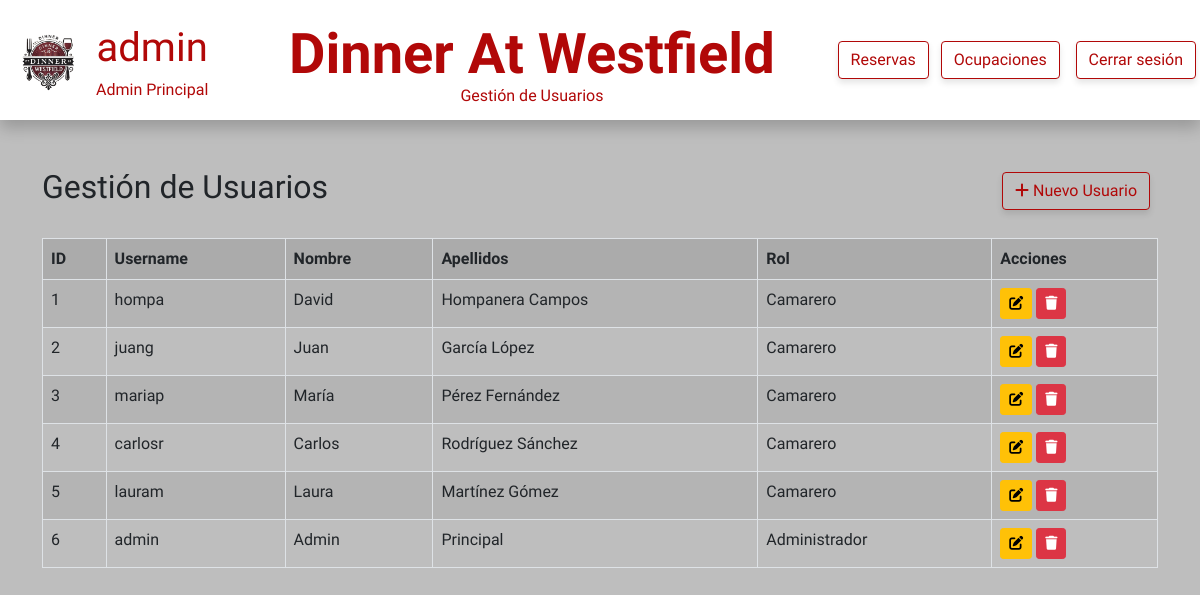
Page /view/gestionUsuarios.php (signed in) on the committed database.
### tables this page shows
CREATE TABLE tbl_usuario (
    id_usuario INT PRIMARY KEY AUTO_INCREMENT NOT NULL,
    nombre_usuario VARCHAR(50) NOT NULL,
    apellidos_usuario VARCHAR(50) NOT NULL,
    username VARCHAR(25) NOT NULL UNIQUE,
    password CHAR(60) NOT NULL,
    id_rol INT
);

CREATE TABLE tbl_roles (
    id_rol INT AUTO_INCREMENT PRIMARY KEY,
    nombre_rol VARCHAR(50) NOT NULL
);

### view/gestionUsuarios.php (the view, shortened to what this page needs)
<?php
require_once '../php/conexion.php';
$query = "SELECT u.id_usuario, u.username, u.nombre_usuario, u.apellidos_usuario,
                 r.nombre_rol
          FROM tbl_usuario u
          INNER JOIN tbl_roles r ON u.id_rol = r.id_rol
          ORDER BY u.id_usuario";
$stmt = $conn->prepare($query);
$stmt->execute();
$usuarios = $stmt->fetchAll(PDO::FETCH_ASSOC);
?>
<!DOCTYPE html>
<html lang="es">
<head>
    <link href="https://cdn.jsdelivr.net/npm/bootstrap@5.0.2/dist/css/bootstrap.min.css" rel="stylesheet">
    <link rel="stylesheet" href="../css/mesas.css">
    <link rel="stylesheet" href="../css/historicoResponsive.css">
    <link href="https://cdnjs.cloudflare.com/ajax/libs/font-awesome/6.0.0-beta3/css/all.min.css" rel="stylesheet">
</head>
<body>
    <header id="container_header">
        <div id="container-username">
            <div id="icon_profile_header">
                <img src="../img/logoSinFondo.png" alt="" id="icon_profile">
            </div>
            <div id="username_profile_header">
                <p id="p_username_profile">admin</p>
                <span class="span_subtitle">Admin Principal</span>
            </div>
        </div>
        <div id="container_title_header">
            <h1 id="title_header"><strong>Dinner At Westfield</strong></h1>
            <span class="span_subtitle">Gestión de Usuarios</span>
        </div>
        <nav id="nav_header">
            <a href="./reservas.php" class="btn btn-danger me-2 btn_custom_logOut">Reservas</a>
            <a href="./mesas.php" class="btn btn-danger me-2 btn_custom_logOut">Ocupaciones</a>
            <a href="../php/cerrarSesion.php" class="btn btn-danger btn_custom_logOut m-1">Cerrar sesión</a>
        </nav>
    </header>
    <main class="container mt-5">
        <div id="headerTituloFiltros" class="d-flex justify-content-between align-items-center">
            <h2>Gestión de Usuarios</h2>
            <div>
                <a href="../php/crearUsuario.php" class="btn btn-danger btn_custom_filter me-2">
                    <i class="fas fa-plus"></i> Nuevo Usuario
                </a>
            </div>
        </div>
        <table class="table table-striped table-bordered mt-4">
            <thead class="table-active">
                <tr>
                    <th>ID</th>
                    <th>Username</th>
                    <th>Nombre</th>
                    <th>Apellidos</th>
                    <th>Rol</th>
                    <th>Acciones</th>
                </tr>
            </thead>
            <tbody>
                <?php foreach ($usuarios as $usuario): ?>
                <tr>
                    <td><?php echo htmlspecialchars($usuario['id_usuario']); ?></td>
                    <td><?php echo htmlspecialchars($usuario['username']); ?></td>
                    <td><?php echo htmlspecialchars($usuario['nombre_usuario']); ?></td>
                    <td><?php echo htmlspecialchars($usuario['apellidos_usuario']); ?></td>
                    <td><?php echo htmlspecialchars($usuario['nombre_rol']); ?></td>
                    <td>
                        <a href="editar_usuario.php?id=<?php echo $usuario['id_usuario']; ?>"
                           class="btn btn-warning btn-sm">
                           <i class="fas fa-edit"></i>
                        </a>
                        <button onclick="confirmarEliminar(<?php echo $usuario['id_usuario']; ?>)"
                                class="btn btn-danger btn-sm">
                                <i class="fas fa-trash"></i>
                        </button>
                    </td>
                </tr>
                <?php endforeach; ?>
            </tbody>
        </table>
    </main>
</body>
</html>

### css/mesas.css (style rules this page uses)
html, body { height: 100%; width: 100%; margin: 0; font-family: "Lexend", sans-serif; font-optical-sizing: auto; font-weight: 400; font-style: normal; background-color: rgb(190, 190, 190); }
#container_header { width: 100%; height: 15%; background-color: rgb(255, 255, 255); display: flex; justify-content: space-between; box-shadow: 0 8px 15px rgba(0, 0, 0, 0.2); margin-bottom: 5vh; }
#container-username { display: flex; }
#icon_profile_header, #container_header { display: flex; align-items: center; text-align: center; }
#icon_profile { width: 6vw; margin-left: 1vw; }
#p_username_profile, .span_subtitle, .btn_custom_logOut, .btn_custom_filter, .btn_custom_filterOK { color: rgb(177, 8, 8);; }
#p_username_profile { font-size: 5vh; margin: 0; }
#username_profile_header { margin-left: 1vw; }
#container_title_header { margin-left: 1.5vw; display: flex; flex-direction: column; }
.btn_custom_logOut { border: solid 1px rgb(177, 8, 8); background-color: white; box-shadow: 0 4px 6px rgba(0, 0, 0, 0.1); }
.btn_custom_filter { border: solid 1px rgb(177, 8, 8); background-color: rgb(190, 190, 190); box-shadow: 0 4px 6px rgba(0, 0, 0, 0.1); }
#title_header { all: unset; font-size: 7vh; color: rgb(177, 8, 8); height: 9vh; }
#headerTituloFiltros { width: 100%; display: flex; }

### rows in the picture
tbl_usuario: id_usuario "1", username "hompa", nombre_usuario "David", apellidos_usuario "Hompanera Campos", id_rol.nombre_rol "Camarero"
tbl_usuario: id_usuario "2", username "juang", nombre_usuario "Juan", apellidos_usuario "García López", id_rol.nombre_rol "Camarero"
tbl_usuario: id_usuario "3", username "mariap", nombre_usuario "María", apellidos_usuario "Pérez Fernández", id_rol.nombre_rol "Camarero"
tbl_usuario: id_usuario "4", username "carlosr", nombre_usuario "Carlos", apellidos_usuario "Rodríguez Sánchez", id_rol.nombre_rol "Camarero"
tbl_usuario: id_usuario "5", username "lauram", nombre_usuario "Laura", apellidos_usuario "Martínez Gómez", id_rol.nombre_rol "Camarero"
tbl_usuario: id_usuario "6", username "admin", nombre_usuario "Admin", apellidos_usuario "Principal", id_rol.nombre_rol "Administrador"
